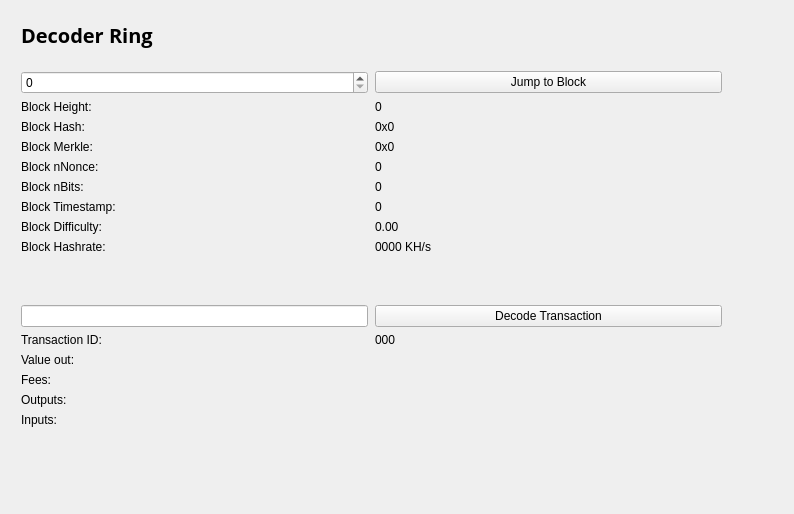
<?xml version="1.0" encoding="UTF-8"?>
<ui version="4.0">
 <class>BlockBrowser</class>
 <widget class="QWidget" name="BlockBrowser">
  <property name="windowModality">
   <enum>Qt::NonModal</enum>
  </property>
  <property name="enabled">
   <bool>true</bool>
  </property>
  <property name="geometry">
   <rect>
    <x>0</x>
    <y>0</y>
    <width>794</width>
    <height>514</height>
   </rect>
  </property>
  <property name="sizePolicy">
   <sizepolicy hsizetype="Preferred" vsizetype="Preferred">
    <horstretch>0</horstretch>
    <verstretch>0</verstretch>
   </sizepolicy>
  </property>
  <property name="minimumSize">
   <size>
    <width>0</width>
    <height>0</height>
   </size>
  </property>
  <property name="acceptDrops">
   <bool>false</bool>
  </property>
  <property name="windowTitle">
   <string>Know Your Endorser!</string>
  </property>
  <layout class="QGridLayout">
   <property name="sizeConstraint">
    <enum>QLayout::SetMaximumSize</enum>
   </property>
   <property name="leftMargin">
    <number>21</number>
   </property>
   <property name="topMargin">
    <number>21</number>
   </property>
   <property name="rightMargin">
    <number>10</number>
   </property>
   <item row="1" column="0">
    <widget class="QWidget" name="widget" native="true">
     <widget class="QWidget" name="layoutWidget">
      <property name="geometry">
       <rect>
        <x>0</x>
        <y>0</y>
        <width>699</width>
        <height>27</height>
       </rect>
      </property>
      <layout class="QHBoxLayout" name="horizontalLayout_4">
       <property name="spacing">
        <number>7</number>
       </property>
       <item>
        <widget class="QLabel" name="label_5">
         <property name="font">
          <font>
           <family>Open Sans,sans-serif</family>
          </font>
         </property>
         <property name="text">
          <string>&lt;html&gt;&lt;head/&gt;&lt;body&gt;&lt;p&gt;&lt;span style=&quot; font-size:20px; font-weight:600; color:#000000;&quot;&gt;Decoder Ring &lt;/span&gt;&lt;/p&gt;&lt;/body&gt;&lt;/html&gt;</string>
         </property>
        </widget>
       </item>
       <item>
        <spacer name="horizontalSpacer_2">
         <property name="orientation">
          <enum>Qt::Horizontal</enum>
         </property>
         <property name="sizeHint" stdset="0">
          <size>
           <width>40</width>
           <height>20</height>
          </size>
         </property>
        </spacer>
       </item>
      </layout>
     </widget>
     <widget class="QWidget" name="layoutWidget_2">
      <property name="geometry">
       <rect>
        <x>0</x>
        <y>50</y>
        <width>701</width>
        <height>400</height>
       </rect>
      </property>
      <layout class="QGridLayout" name="gridLayout_3" rowstretch="0,0,0,0,0,0,0,0,0,0,0,0,0,0,0,0,0,0,0" columnstretch="0,0">
       <property name="sizeConstraint">
        <enum>QLayout::SetDefaultConstraint</enum>
       </property>
       <property name="horizontalSpacing">
        <number>7</number>
       </property>
       <item row="18" column="0">
        <spacer name="verticalSpacer">
         <property name="orientation">
          <enum>Qt::Vertical</enum>
         </property>
         <property name="sizeHint" stdset="0">
          <size>
           <width>20</width>
           <height>40</height>
          </size>
         </property>
        </spacer>
       </item>
       <item row="12" column="1">
        <widget class="QPushButton" name="txButton">
         <property name="text">
          <string>Decode Transaction</string>
         </property>
        </widget>
       </item>
       <item row="17" column="0">
        <widget class="QLabel" name="inputLabel">
         <property name="text">
          <string>Inputs:</string>
         </property>
         <property name="alignment">
          <set>Qt::AlignLeading|Qt::AlignLeft|Qt::AlignTop</set>
         </property>
        </widget>
       </item>
       <item row="10" column="1">
        <widget class="QLabel" name="pawBox">
         <property name="text">
          <string>0000 KH/s</string>
         </property>
        </widget>
       </item>
       <item row="14" column="0">
        <widget class="QLabel" name="valueLabel">
         <property name="text">
          <string>Value out:</string>
         </property>
        </widget>
       </item>
       <item row="13" column="0">
        <widget class="QLabel" name="txLabel">
         <property name="text">
          <string>Transaction ID:</string>
         </property>
        </widget>
       </item>
       <item row="9" column="1">
        <widget class="QLabel" name="hardBox">
         <property name="text">
          <string>0.00</string>
         </property>
        </widget>
       </item>
       <item row="13" column="1">
        <widget class="QLabel" name="txID">
         <property name="text">
          <string>000</string>
         </property>
        </widget>
       </item>
       <item row="17" column="1">
        <widget class="QLabel" name="inputBox">
         <property name="text">
          <string/>
         </property>
         <property name="alignment">
          <set>Qt::AlignLeading|Qt::AlignLeft|Qt::AlignTop</set>
         </property>
        </widget>
       </item>
       <item row="14" column="1">
        <widget class="QLabel" name="valueBox">
         <property name="text">
          <string/>
         </property>
        </widget>
       </item>
       <item row="9" column="0">
        <widget class="QLabel" name="hardLabel">
         <property name="text">
          <string>Block Difficulty:</string>
         </property>
        </widget>
       </item>
       <item row="1" column="0">
        <widget class="QSpinBox" name="heightBox">
         <property name="sizePolicy">
          <sizepolicy hsizetype="Preferred" vsizetype="Fixed">
           <horstretch>0</horstretch>
           <verstretch>0</verstretch>
          </sizepolicy>
         </property>
         <property name="maximum">
          <number>999999999</number>
         </property>
        </widget>
       </item>
       <item row="3" column="0">
        <widget class="QLabel" name="heightLabel_2">
         <property name="text">
          <string>Block Height:</string>
         </property>
        </widget>
       </item>
       <item row="8" column="1">
        <widget class="QLabel" name="timeBox">
         <property name="text">
          <string>0</string>
         </property>
        </widget>
       </item>
       <item row="1" column="1">
        <widget class="QPushButton" name="blockButton">
         <property name="text">
          <string>Jump to Block</string>
         </property>
        </widget>
       </item>
       <item row="5" column="0">
        <widget class="QLabel" name="merkleLabel">
         <property name="text">
          <string>Block Merkle:</string>
         </property>
        </widget>
       </item>
       <item row="4" column="0">
        <widget class="QLabel" name="hashLabel">
         <property name="text">
          <string>Block Hash:</string>
         </property>
        </widget>
       </item>
       <item row="15" column="1">
        <widget class="QLabel" name="feesBox">
         <property name="text">
          <string/>
         </property>
        </widget>
       </item>
       <item row="10" column="0">
        <widget class="QLabel" name="pawLabel">
         <property name="text">
          <string>Block Hashrate:</string>
         </property>
        </widget>
       </item>
       <item row="3" column="1">
        <widget class="QLabel" name="heightLabel">
         <property name="text">
          <string>0</string>
         </property>
        </widget>
       </item>
       <item row="15" column="0">
        <widget class="QLabel" name="feesLabel">
         <property name="text">
          <string>Fees:</string>
         </property>
        </widget>
       </item>
       <item row="7" column="0">
        <widget class="QLabel" name="bitsLabel">
         <property name="text">
          <string>Block nBits:</string>
         </property>
        </widget>
       </item>
       <item row="7" column="1">
        <widget class="QLabel" name="bitsBox">
         <property name="text">
          <string>0</string>
         </property>
        </widget>
       </item>
       <item row="5" column="1">
        <widget class="QLabel" name="merkleBox">
         <property name="minimumSize">
          <size>
           <width>187</width>
           <height>0</height>
          </size>
         </property>
         <property name="text">
          <string>0x0</string>
         </property>
        </widget>
       </item>
       <item row="16" column="0">
        <widget class="QLabel" name="outputLabel">
         <property name="text">
          <string>Outputs:</string>
         </property>
         <property name="alignment">
          <set>Qt::AlignLeading|Qt::AlignLeft|Qt::AlignTop</set>
         </property>
        </widget>
       </item>
       <item row="16" column="1">
        <widget class="QLabel" name="outputBox">
         <property name="text">
          <string/>
         </property>
         <property name="alignment">
          <set>Qt::AlignLeading|Qt::AlignLeft|Qt::AlignTop</set>
         </property>
        </widget>
       </item>
       <item row="6" column="0">
        <widget class="QLabel" name="nonceLabel">
         <property name="text">
          <string>Block nNonce:</string>
         </property>
        </widget>
       </item>
       <item row="6" column="1">
        <widget class="QLabel" name="nonceBox">
         <property name="text">
          <string>0</string>
         </property>
        </widget>
       </item>
       <item row="8" column="0">
        <widget class="QLabel" name="timeLabel">
         <property name="text">
          <string>Block Timestamp:</string>
         </property>
        </widget>
       </item>
       <item row="4" column="1">
        <widget class="QLabel" name="hashBox">
         <property name="enabled">
          <bool>true</bool>
         </property>
         <property name="sizePolicy">
          <sizepolicy hsizetype="Preferred" vsizetype="Preferred">
           <horstretch>0</horstretch>
           <verstretch>0</verstretch>
          </sizepolicy>
         </property>
         <property name="minimumSize">
          <size>
           <width>0</width>
           <height>0</height>
          </size>
         </property>
         <property name="text">
          <string>0x0</string>
         </property>
        </widget>
       </item>
       <item row="12" column="0">
        <widget class="QLineEdit" name="txBox">
         <property name="sizePolicy">
          <sizepolicy hsizetype="Preferred" vsizetype="Fixed">
           <horstretch>0</horstretch>
           <verstretch>0</verstretch>
          </sizepolicy>
         </property>
         <property name="inputMask">
          <string comment="Transaction id" extracomment="Transaction id"/>
         </property>
         <property name="placeholderText">
          <string/>
         </property>
        </widget>
       </item>
       <item row="11" column="0">
        <spacer name="verticalSpacer_2">
         <property name="orientation">
          <enum>Qt::Vertical</enum>
         </property>
         <property name="sizeHint" stdset="0">
          <size>
           <width>20</width>
           <height>40</height>
          </size>
         </property>
        </spacer>
       </item>
      </layout>
     </widget>
    </widget>
   </item>
  </layout>
 </widget>
 <resources/>
 <connections/>
</ui>
